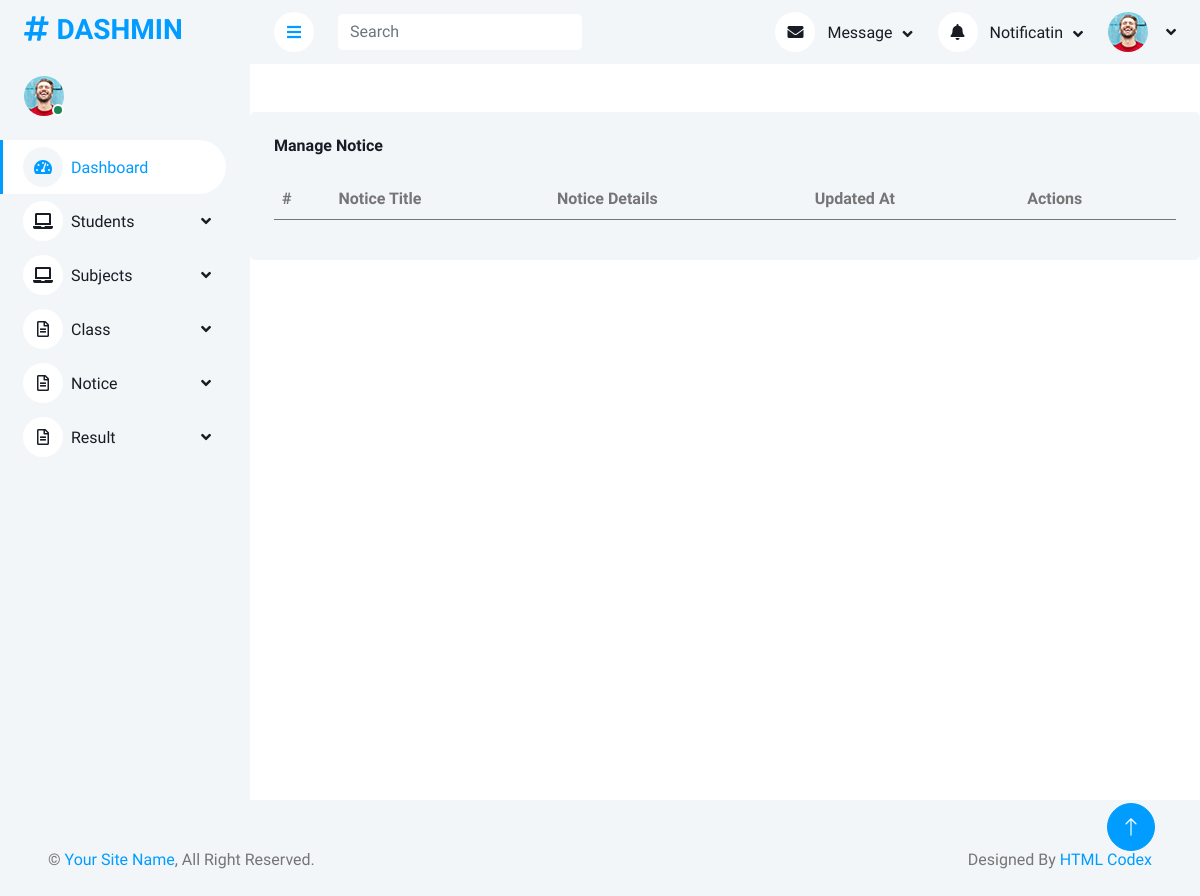
Before: /manage/manage_notice/ with the older database file.
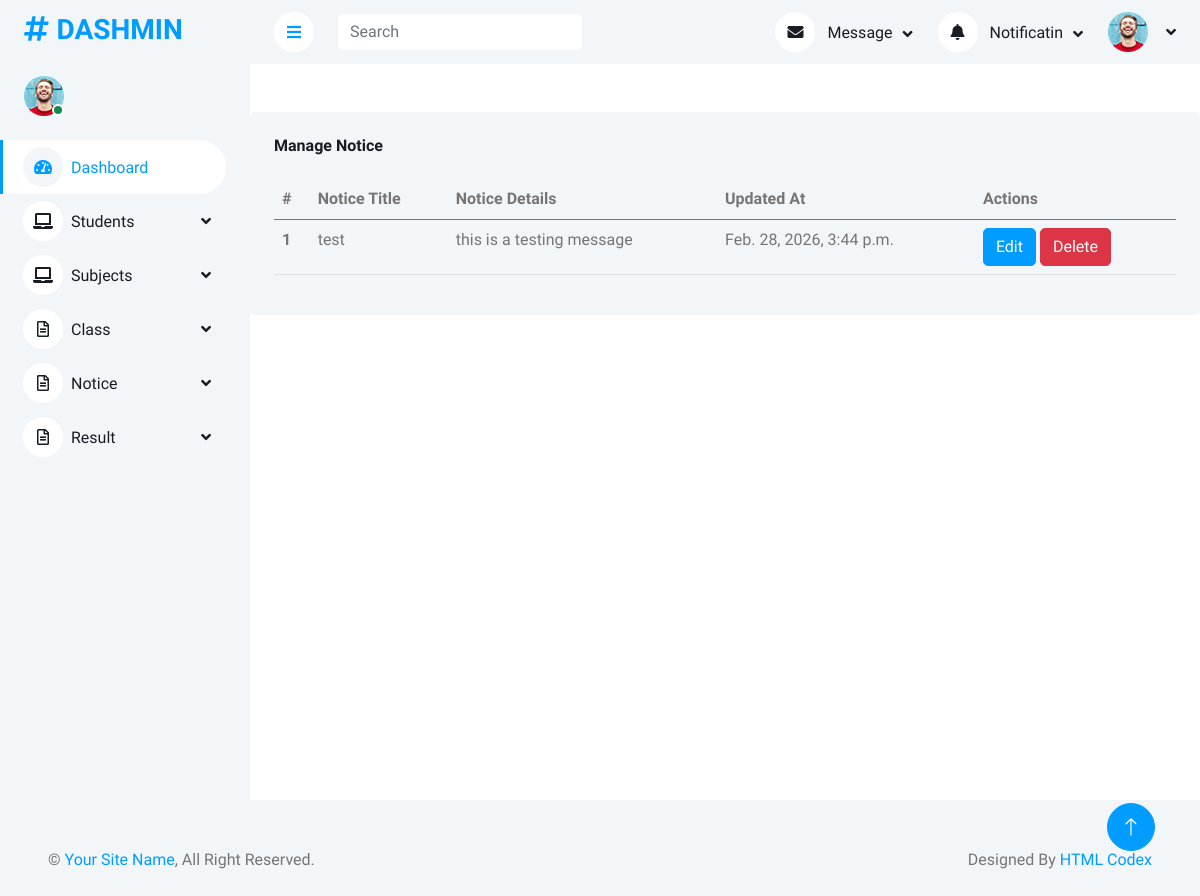
After: the same page with the newer database file.
### AdminApp/models.py (models this page shows, shortened)
class NoticeDb(models.Model):
    Notice_Title=models.TextField(null=True,blank=True)
    Notice_Details=models.TextField(null=True,blank=True)
    Created_At=models.DateTimeField(auto_now_add=True)
    Updated_At=models.DateTimeField(auto_now=True)

### AdminApp/views.py (the view)
# urls.py: path('manage_notice/',views.manage_notice,name='manage_notice'),
def manage_notice(request):
    data=NoticeDb.objects.all()
    return render(request,'Manage_Notice.html',{'data':data})

### AdminApp/templates/Manage_Notice.html (shortened to what this page needs)
<!DOCTYPE html>
{% extends 'Dashboard.html' %}
{% block content %}
<html lang="en">
<head>
</head>
<body>
    <div class="col-12 mt-5">
        <div class="bg-light rounded h-100 p-4">
            <h6 class="mb-4">Manage Notice</h6>
            <div class="table-responsive">
                <table class="table">
                    <thead>
                        <tr>
                            <th scope="col">#</th>
                            <th scope="col"> Notice Title</th>
                            <th scope="col">Notice Details</th>
                            <th scope="col">Updated At</th>
                            <th scope="col">Actions</th>
                        </tr>
                    </thead>
                    <tbody>
                        {% for s in data %}
                        <tr>
                            <th scope="row">{{ forloop.counter }}</th>
                            <td>{{ s.Notice_Title }}</td>
                            <td>{{ s.Notice_Details }}</td>
                            <td>{{ s.Updated_At }}</td>
                            <td><a href="#" class="btn btn-primary">Edit</a>
                                <a href="#" class="btn btn-danger">Delete</td>
                        </tr>
                        {% endfor%}
                    </tbody>
                </table>
            </div>
        </div>
    </div>
</body>
</html>
{% endblock %}

Changed rows visible on the page:
added NoticeDb: Notice_Title "test", Notice_Details "this is a testing message", Updated_At "Feb. 28, 2026, 3:44 p.m."
